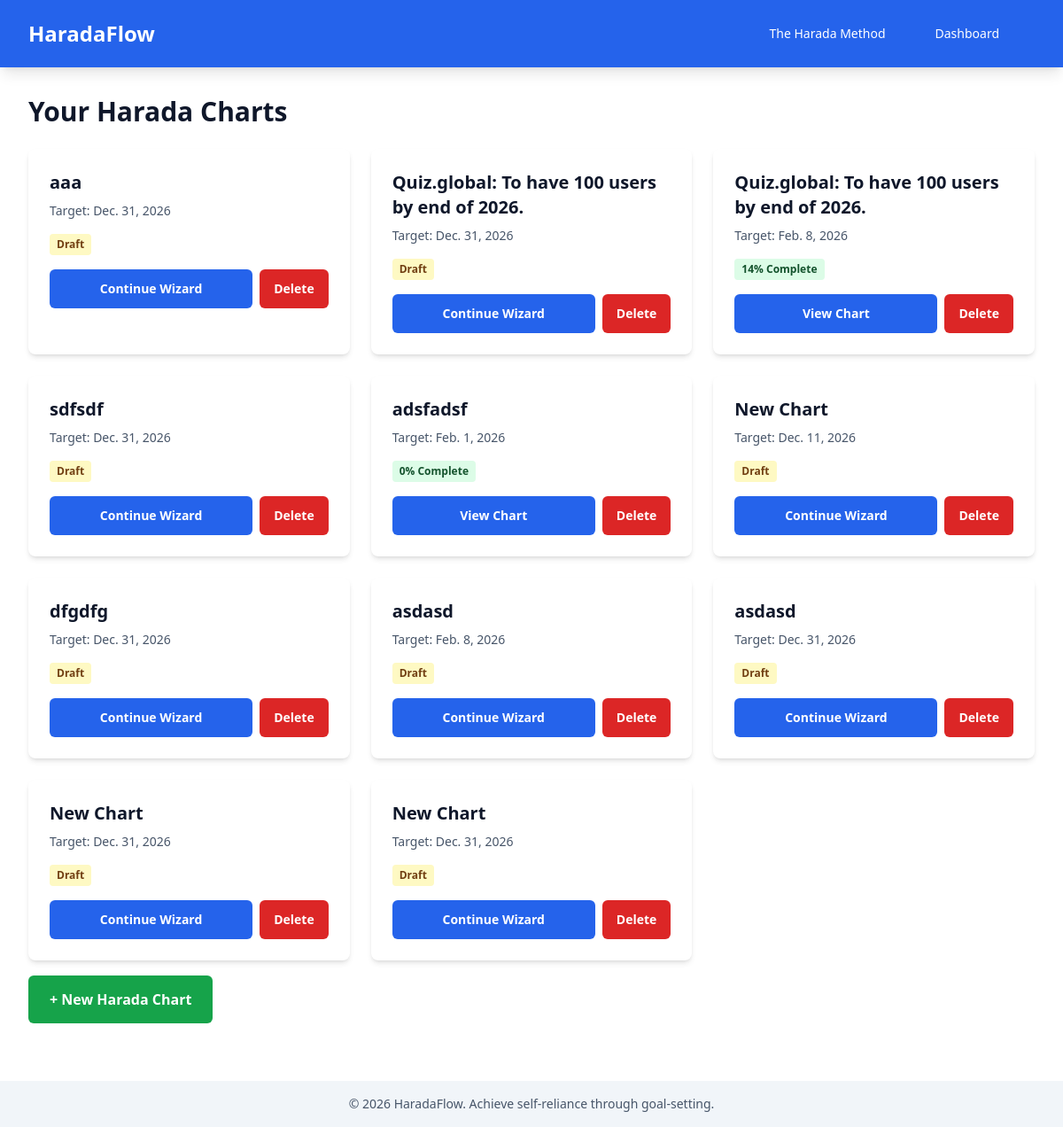
The app's page /accounts/dashboard/ (signed in), older data.
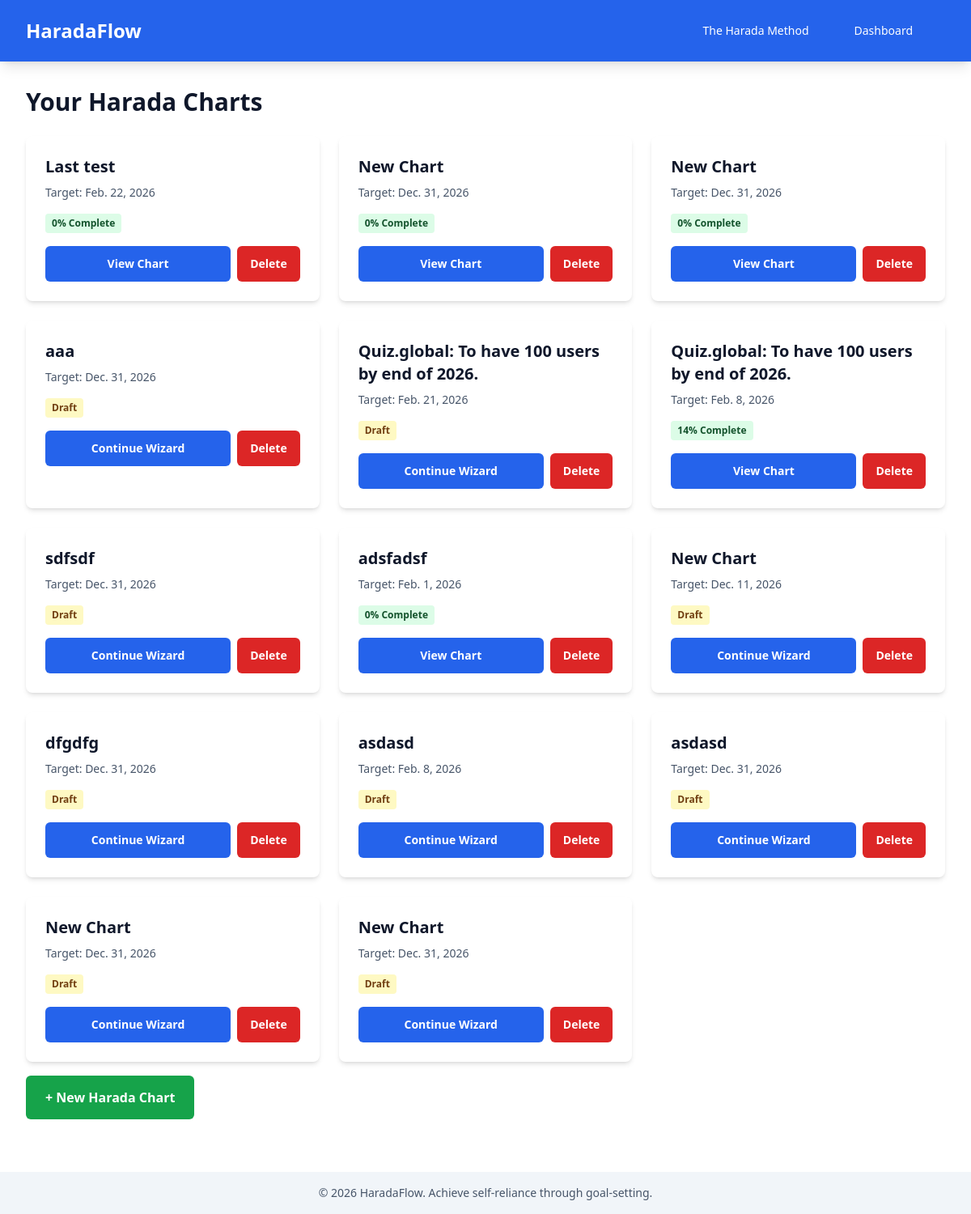
The same page, newer data.
### charts/models.py (models this page shows, shortened)
class HaradaChart(models.Model):
    user = models.ForeignKey(
        User, on_delete=models.CASCADE, related_name="harada_charts"
    )
    title = models.CharField(max_length=255)
    core_goal = models.TextField(help_text="The long-term goal")
    target_date = models.DateField()
    is_draft = models.BooleanField(
        default=True, help_text="True while completing wizard steps"
    )
    perspectives = models.JSONField(
        default=dict,
        help_text="Four perspectives: self_tangible, self_intangible, others_tangible, others_intangible",
    )
    created_at = models.DateTimeField(auto_now_add=True)
    updated_at = models.DateTimeField(auto_now=True)
    class Meta:
        ordering = ["-created_at"]
    @property
    def completion_percentage(self):
        tasks = self.task_set.all()
        if tasks.count() == 0:
            return 0
        done_count = tasks.filter(status="done").count()
        return round((done_count / tasks.count()) * 100)

### accounts/views.py (the view)
# urls.py: path("dashboard/", views.dashboard, name="dashboard"),
@login_required
def dashboard(request):
    charts = request.user.harada_charts.all()
    return render(request, "accounts/dashboard.html", {"charts": charts})

### config/context_processors.py (called while the page is built)
def clerk_context(request):
    return {
        'clerk_publishable_key': settings.CLERK_PUBLISHABLE_KEY,
    }

### templates/accounts/dashboard.html (shortened to what this page needs)
{% extends 'base.html' %}
{% block content %}
<div class="mb-8">
    <h2 class="text-3xl font-bold mb-6">Your Harada Charts</h2>
    {% if charts %}
        <div class="grid grid-cols-1 md:grid-cols-2 lg:grid-cols-3 gap-6">
            {% for chart in charts %}
                <div class="bg-white dark:bg-slate-800 rounded-lg shadow-md p-6 hover:shadow-lg transition">
                    <h3 class="text-xl font-bold mb-2">{{ chart.title }}</h3>
                    <p class="text-sm text-slate-600 dark:text-slate-400 mb-4">
                        Target: {{ chart.target_date }}
                    </p>
                    <p class="mb-4 text-sm">
                        {% if chart.is_draft %}
                            <span class="inline-block bg-yellow-100 dark:bg-yellow-900 text-yellow-900 dark:text-yellow-100 px-2 py-1 rounded text-xs font-bold">Draft</span>
                        {% else %}
                            <span class="inline-block bg-green-100 dark:bg-green-900 text-green-900 dark:text-green-100 px-2 py-1 rounded text-xs font-bold">{{ chart.completion_percentage }}% Complete</span>
                        {% endif %}
                    </p>
                    <div class="flex gap-2">
                        {% if chart.is_draft %}
                            <a href="{% url 'wizard_step1' chart.id %}" class="flex-1 bg-blue-600 hover:bg-blue-700 text-white font-bold py-3 px-4 rounded-md text-center text-sm">
                                Continue Wizard
                            </a>
                        {% else %}
                            <a href="{% url 'matrix_view' chart.id %}" class="flex-1 bg-blue-600 hover:bg-blue-700 text-white font-bold py-3 px-4 rounded-md text-center text-sm">
                                View Chart
                            </a>
                        {% endif %}
                        <button onclick="deleteChart({{ chart.id }}, '{{ chart.title|escapejs }}')" class="bg-red-600 hover:bg-red-700 text-white font-bold py-3 px-4 rounded-md text-sm">
                            Delete
                        </button>
                    </div>
                </div>
            {% endfor %}
        </div>
    {% endif %}
</div>
<div class="mt-8">
    <a href="{% url 'wizard_start' %}" class="bg-green-600 hover:bg-green-700 text-white font-bold py-4 px-6 rounded-md">
        + New Harada Chart
    </a>
</div>
{% endblock %}

### templates/base.html (shortened to what this page needs)
<!DOCTYPE html>
<html lang="en" class="scroll-smooth">
<head>
    <script src="https://cdn.tailwindcss.com"></script>
</head>
<body class="bg-white dark:bg-slate-900 text-slate-900 dark:text-slate-100 transition-colors">
    <nav class="bg-blue-600 dark:bg-blue-900 text-white shadow-lg">
        <div class="max-w-7xl mx-auto px-4 md:px-8 py-4 flex justify-between items-center">
            <h1 class="text-2xl font-bold"><a href="/">HaradaFlow</a></h1>
            <div class="hidden md:flex gap-6 items-center">
                <div class="relative group">
                    <button class="hover:bg-blue-700 px-4 py-3 rounded text-sm font-medium">The Harada Method</button>
                </div>
                <a href="/dashboard/" class="hover:bg-blue-700 px-4 py-3 rounded text-sm font-medium">Dashboard</a>
            </div>
        </div>
    </nav>
    <main class="max-w-7xl mx-auto px-4 md:px-8 py-8 pb-safe">
        {% block content %}{% endblock %}
    </main>
    <footer class="bg-slate-100 dark:bg-slate-800 text-center py-4 mt-12">
        <p class="text-sm text-slate-600 dark:text-slate-400">© 2026 HaradaFlow. Achieve self-reliance through
            goal-setting.</p>
    </footer>
</body>
</html>

### templates/base.html (style rules this page uses)
:root { --safe-top: env(safe-area-inset-top); --safe-bottom: env(safe-area-inset-bottom); --safe-left: env(safe-area-inset-left); --safe-right: env(safe-area-inset-right); }
.pb-safe { padding-bottom: var(--safe-bottom); }

Row changes from the older to the newer data that the page shows:
added HaradaChart: title "Last test", target_date "Feb. 22, 2026", completion_percentage "0", is_draft "View Chart"
added HaradaChart: title "New Chart", target_date "Dec. 31, 2026", completion_percentage "0", is_draft "View Chart"
added HaradaChart: title "New Chart", target_date "Dec. 31, 2026", completion_percentage "0", is_draft "View Chart"
changed HaradaChart: target_date "Dec. 31, 2026" → "Feb. 21, 2026"
